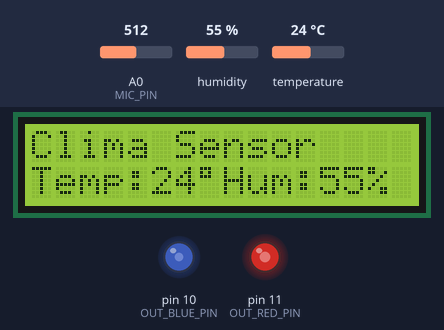
This sketch was run on a simulated Arduino Uno, built with avr-gcc and run on an emulated ATmega328P. Parts: 16×2 character LCD, output pins drawn as LEDs (lit = HIGH). The test bench sets the inputs (shaded band); at power-on: A0 (MIC_PIN) = 512, humidity 55 %, temperature 24 °C. The modem accepts every AT command (registered, SIM ready, sends succeed) and sends nothing else; pins used as bus, display or sensor lines are not drawn; what the sketch prints to the serial monitor is not drawn.

Above: at 14.5 s.
Timing chart, 0 to 16.0 s (numbered marks = the images above):
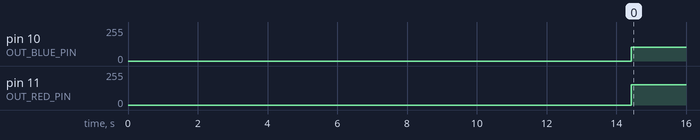

Measured:
- by itself, pin 10 (OUT_BLUE_PIN): 0/255 → 102/255 at 14.4 s
- by itself, pin 11 (OUT_RED_PIN): 0/255 → 153/255 at 14.4 s

The sketch:

Chobi_Wifi_Pum.ino
```cpp
/*LIBRARIES*/
#include <DHT.h>
#include <SoftwareSerial.h>
#include <ArduinoJson.h>
#include <LiquidCrystal.h>
/*CONSTANTS*/
#define SENSOR 1
#define CLOUD 2
#define NO_CONNECTION -1
#define LINE_ENDING "\r\n"
const String SERVER="192.168.0.3";
const String PATH="/chobi";
/*TEMPERATURE SENSOR*/
#define DHTTYPE DHT11
#define TEMP_PIN A1
DHT dht(TEMP_PIN, DHTTYPE);
/*LEDS*/
#define OUT_RED_PIN 11
#define OUT_BLUE_PIN 10
/*WIFI MODULE*/
#define TX 13
#define RX 12
SoftwareSerial SSoft(TX, RX);
/*SOUND*/
#define MIC_PIN A0
/*DISPLAY*/
LiquidCrystal lcd(8, 7, 5, 4, 3, 2);
#define LCD_POTE_PIN 6
#define LCD_POTE_NUM 127
#define LCD_BACKGRD_PIN 9
boolean LCD_BKG = true;
boolean SHOW = true;

struct Temperature {
  char location[25];
  float temperature;
  int humidity;
};

struct Arduino {
  char ip[25];
  bool light = 1;
  int option;
  Temperature cloud;
  Temperature sensor;
};

Arduino arduino;

void setup() {
  //INICIALIZACION SENSOR TEMP Y LCD
  dht.begin();
  lcd.begin(16, 2);
  lcd.setCursor(0, 0);
  lcd.display();
  //INICIALIZACION SERIAL Y MODULO WIFI
  Serial.begin(9600);
  SSoft.begin(115200);
  sendCommand("AT+CIOBAUD=9600\r\n", 30);
  SSoft.begin(9600);
  sendCommand("AT+CWMODE=3\r\n",1000);
  sendCommand("AT+CIPMUX=1\r\n",1000);
  sendCommand("AT+CIPSERVER=1,80\r\n",1000);
  sendCommand("AT+CWJAP=\"#real\",\"Af84005719\"\r\n",10000);
  Serial.println("WIFI MODULE STARTED");
  readSensorTemp();
  sendIP();

  pinMode(OUT_RED_PIN, OUTPUT);
  pinMode(OUT_BLUE_PIN, OUTPUT);
  pinMode(MIC_PIN, INPUT);
  pinMode(LCD_BACKGRD_PIN, OUTPUT);

  analogWrite(LCD_POTE_PIN, LCD_POTE_NUM);
  digitalWrite(LCD_BACKGRD_PIN, LCD_BKG);
}

void loop() {
  Temperature current;
  int connectionID = readRequests();
  String msg;
  if(connectionID != NO_CONNECTION) {
    readSensorTemp();
    sendResponse(connectionID);
    SHOW = !SHOW;
  }

  switch(arduino.option) {
      case CLOUD:
        current = arduino.cloud;
        msg = "Clima Internet";
        break;
      case SENSOR:
      default:
        current = arduino.sensor;
        msg = "Clima Sensor  ";
  }

  if(SHOW) {
    lcd.clear();
    delay(200);
    String message = "Temp:" + String((int)current.temperature) + (char)223 + "Hum:" + String(current.humidity) + "% ";
    delay(10);

    lcd.setCursor(0, 0);
    lcd.print(msg);
    lcd.setCursor(0, 1);
    lcd.print(message);
    delay(200);
    SHOW = !SHOW;
  }

  int redLight = calculateRedLight(current.temperature);
  int blueLight = 255 - redLight;
  if(arduino.light) {
    analogWrite(OUT_RED_PIN, redLight);
    analogWrite(OUT_BLUE_PIN, blueLight);
  } else {
    analogWrite(OUT_RED_PIN, 0);
    analogWrite(OUT_BLUE_PIN, 0);
  }

  int sensorValue = analogRead(MIC_PIN);
  if(sensorValue > 822) {
      LCD_BKG = !LCD_BKG;
      digitalWrite(LCD_BACKGRD_PIN, LCD_BKG);
  }
}

//LEER REQUESTS DEL SERVIDOR
int readRequests() {
  if(SSoft.available()) {
    String request = SSoft.readString();
    int requestIndex = request.indexOf("+IPD,");
    if(requestIndex > 0) {
      int optionIndex = request.indexOf("option=") + 7;
      int option = optionIndex > 0 ? request.charAt(optionIndex) - 48 : arduino.option;
      int connectionID = request.charAt(requestIndex + 5) - 48;

      request = request.substring(request.indexOf("{"));
      request.replace(": ", ":");
      request.replace("\t", "");
      request.replace("\n", "");
      DynamicJsonBuffer jsonBuffer;
      JsonObject& root = jsonBuffer.parseObject(request);

      if(root.success()) {
        strcpy(arduino.ip, root["ip"]);
        arduino.light = root["light"].as<bool>();
        arduino.option = option;
        strcpy(arduino.cloud.location, root["cloud"]["location"]);
        arduino.cloud.temperature = root["cloud"]["temperature"].as<float>();
        arduino.cloud.humidity = root["cloud"]["humidity"].as<int>();
      }

      return connectionID;
    }
  }
  return NO_CONNECTION;
}

//ENVIAR RESPONSE AL SERVIDOR
void sendResponse(int connectionId) {
  String data = createResponseJSON();

  String response = "HTTP/1.1 200 OK\r\nContent-Type: application/json\r\n\r\n" + data;
  postData(response, connectionId, false);
}

//ENVIAR IP AL SERVIDOR
void sendIP() {
  String data = createResponseJSON();

  String postRequest = "POST " + PATH + " HTTP/1.1\r\nHost: " + SERVER + "\r\n" +
                       "Accept: */*\r\nContent-Length: " + data.length() + "\r\n" +
                       "Content-Type: application/json\r\n\r\n" + data;

  postData(postRequest, 0L, true);
}

//CREAR JSON
String createResponseJSON() {
  char data[256];
  StaticJsonBuffer<256> jsonBuffer;
  JsonObject& root = jsonBuffer.createObject();
  JsonObject& sensor = root.createNestedObject("condition");

  root["light"] = arduino.light ? true : false;
  sensor["location"] = arduino.sensor.location;
  sensor["temperature"] = arduino.sensor.temperature;
  sensor["humidity"] = arduino.sensor.humidity;
  root.printTo(data, sizeof(data));

  return String(data);
}

//POST DATOS AL SERVIDOR
void postData(String postRequest, const long connectionId, boolean start) {
    //Establecer conexion con el servidor si es la primera vez.
    if(start) {
      String command = "AT+CIPSTART=";command.concat(String(connectionId));command.concat(",\"TCP\",\"");
      command.concat(SERVER);command.concat("\",8080");command.concat(LINE_ENDING);
      sendCommand(command, 500);
    }

    //Se realiza el post al servidor
    String command = "AT+CIPSEND=";command.concat(connectionId);command.concat(',');command.concat(postRequest.length());command.concat(LINE_ENDING);
    SSoft.print(command);

    if(SSoft.find(">")) {
      SSoft.print(postRequest);
      if(SSoft.find("SEND OK")) {
        closeConection(connectionId);
      }
    }
}

//CERRAR CONEXION
void closeConection(int connectionId) {
  String command = "AT+CIPCLOSE=";command.concat(String(connectionId));command.concat(LINE_ENDING);
  sendCommand(command, 50);
}

//ENVIAR COMANDOS AL MODULO ESP8266
String sendCommand(String command, const int timeout) {
    String buffer = "";
    SSoft.print(command);
    long int time = millis();
    while((time + timeout) > millis())
      while(SSoft.available())
        char c = SSoft.read();

    return buffer;
}

float calculateRedLight(const float temperature) {
  int redLight = (255 * temperature) / 20 - 3060 / 20;
  if(redLight > 255)
    redLight = 255;
  if(redLight < 0)
    redLight = 0;
  return redLight;
}

void readSensorTemp() {
  arduino.sensor.humidity = dht.readHumidity(); //Se lee la humedad
  arduino.sensor.temperature = dht.readTemperature(); //Se lee la temperatura
}
```
